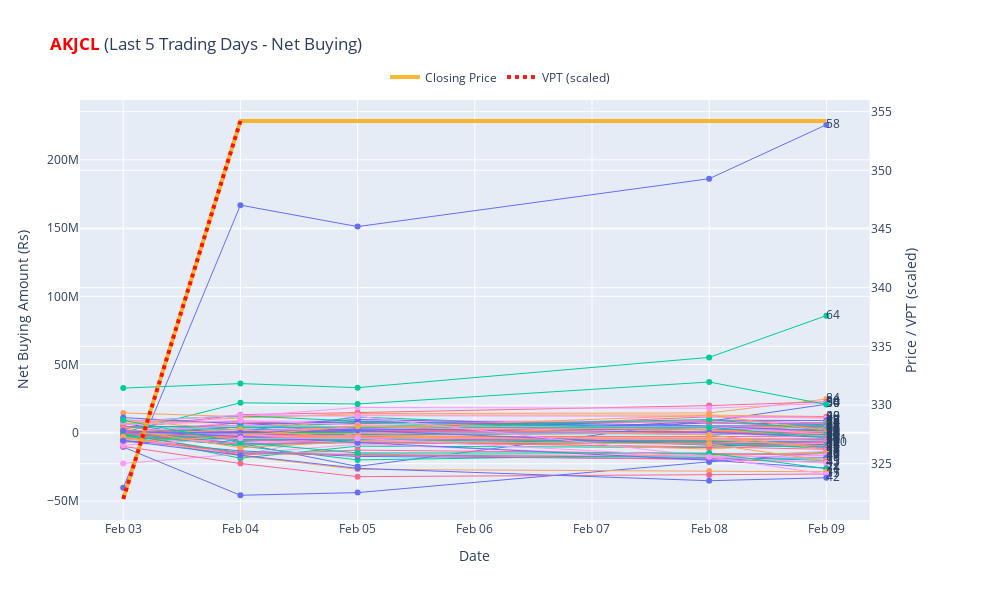

Here is the notebook cell this chart was saved with:
### Code cell
stock_input = 'AKJCL'
days = 5
plot_top_buyers_sellers(combined_floorsheet, adjusted_price, stock_input.upper(),file_index= None,output_folder = 'All scrip accumulation charts/', days = days, save = False, show = True)
